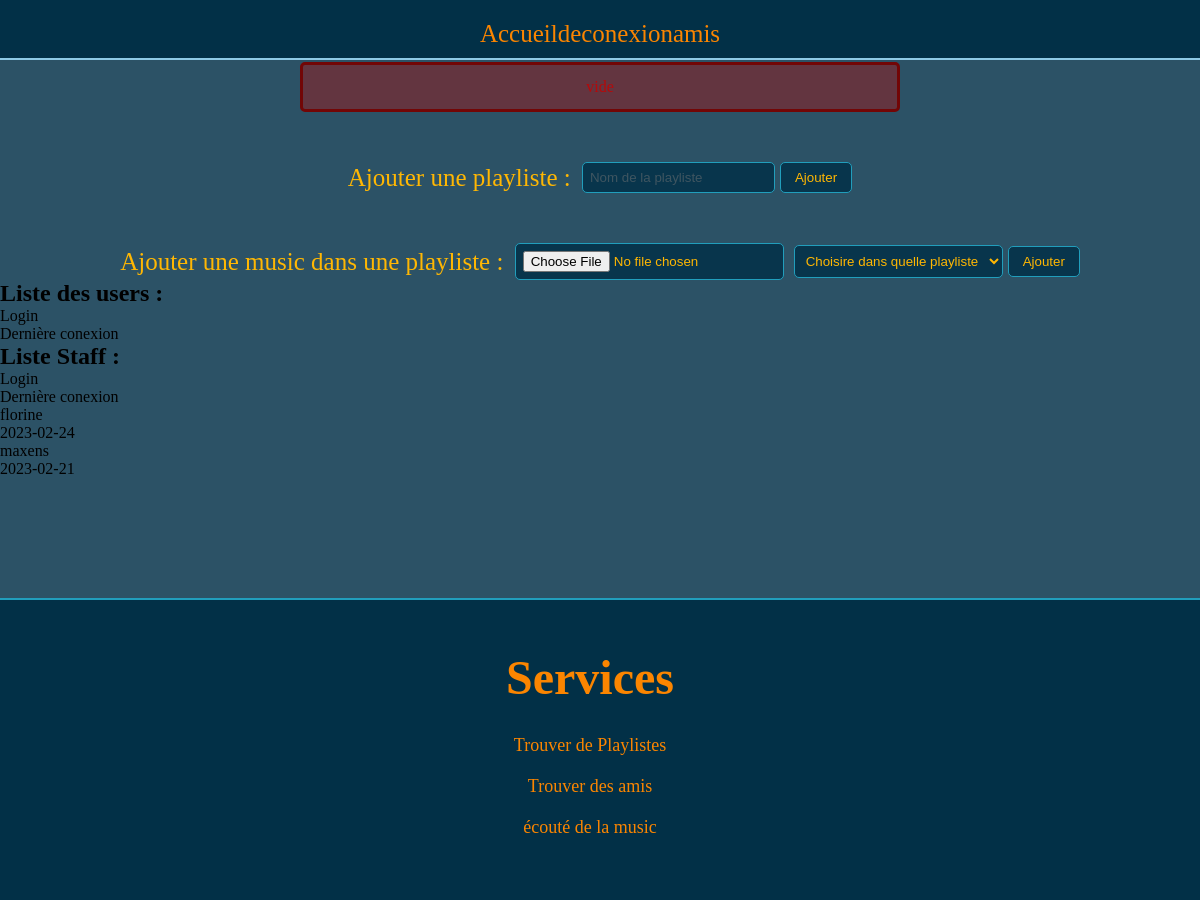
Page /php/admin.php (signed in, upper part) on the earlier database version.
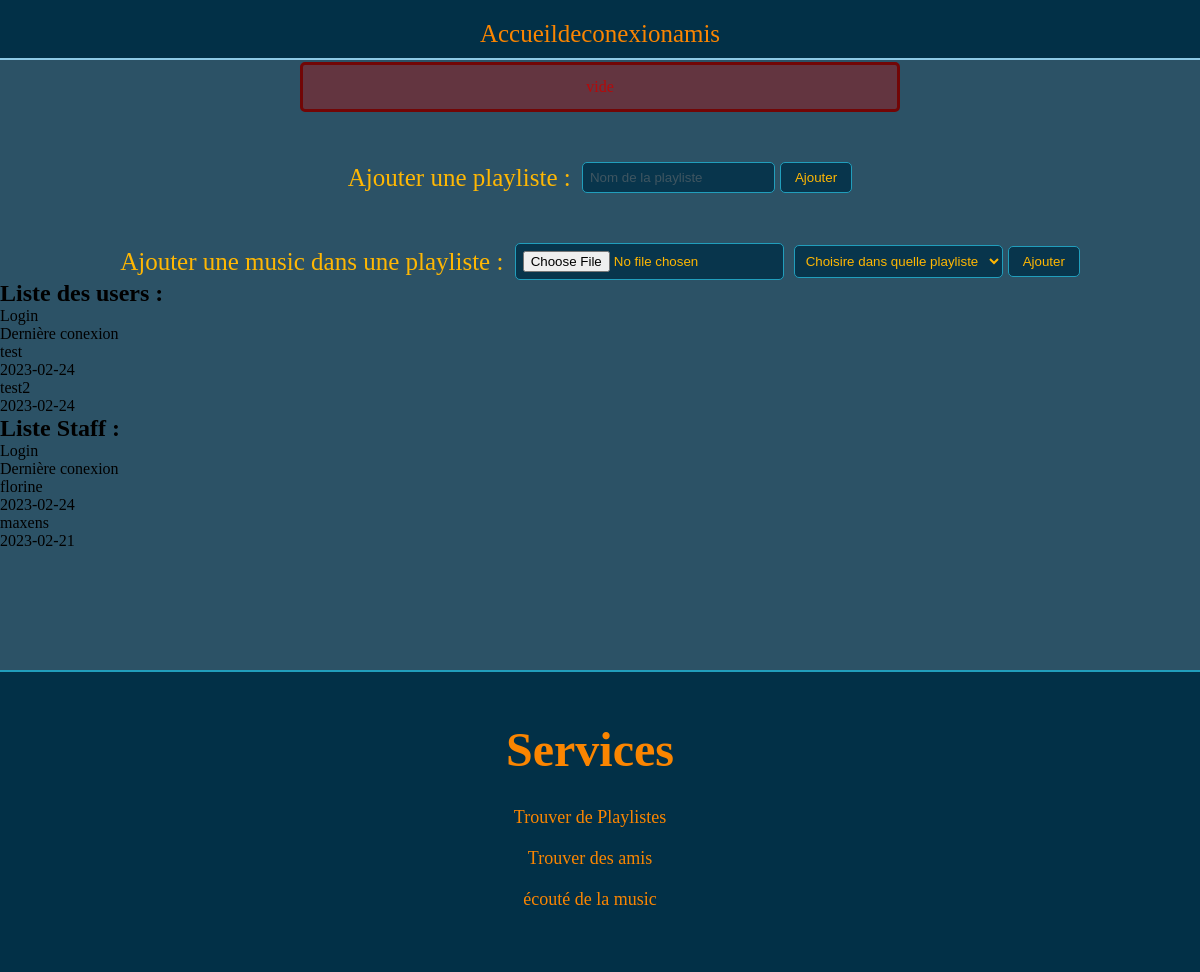
Same page on the later database version.
### tables this page shows
CREATE TABLE `users` (
  `IdUser` int NOT NULL AUTO_INCREMENT,
  `Login` varchar(100) NOT NULL,
  `MDP` varchar(255) NOT NULL,
  `derniere` date DEFAULT NULL,
  `role` int DEFAULT NULL,
  PRIMARY KEY (`IdUser`),
  KEY `users_FK` (`role`),
  CONSTRAINT `users_FK` FOREIGN KEY (`role`) REFERENCES `role` (`idRole`)
);

### php/requetes.php (called while the page is built, shortened)
<?php
  function return_users() {
    $pdo = connexion_bdd();
    $sql="SELECT Login, derniere FROM users
    WHERE role NOT IN (1, 2)
    ORDER BY Login ASC;";
    $stmt=$pdo->prepare($sql);
    $stmt->execute();
    return $stmt;
  }
  function return_staff() {
    $pdo = connexion_bdd();
    $sql="SELECT Login, derniere FROM users
    WHERE role != 3
    ORDER BY Login ASC;";
    $stmt=$pdo->prepare($sql);
    $stmt->execute();
    return $stmt;
  }
?>

### php/admin.php (the view, shortened to what this page needs)
<?php
    require("requetes.php");
    $liste_users = return_users();
    $users = $liste_users->fetchAll();
    $liste_staff = return_staff();
    $staff = $liste_staff->fetchAll();
?>
<!DOCTYPE html>
<html lang="fr">
<head>
    <link rel="stylesheet" href="../css/navFooter.css">
    <link rel="stylesheet" href="../css/admin.css">
    <link rel="stylesheet" href="https://cdnjs.cloudflare.com/ajax/libs/normalize/5.0.0/normalize.min.css">
</head>
<nav>
    <div class="main-navlinks">
        <div class="navlinks-container">
            <a href="../index" aria-current="main">Accueil</a>
            <a href="deconexion" aria-current="deconexion">deconexion</a>
            <a href="../amis" aria-current="ajout d'amis">amis</a>
        </div>
    </div>
</nav>
<body>
    <?php if(($_SESSION["reussi"]) && ($_SESSION["status_uploade"] != "")) { ?>
        <div class="reussi"><?= $_SESSION["status_uploade"] ?></div>
    <?php } elseif((!$_SESSION["reussi"]) && ($_SESSION["status_uploade"] == "")) { ?>
        <div class="erreur"><?= $_SESSION["status_uploade"] ?></div>
    <?php } else {?>
        <div hidden class="erreur"><?= $_SESSION["status_uploade"] ?></div>
    <?php } ?>
    <form class="form-addPlayliste" action="requetes.php" method="post">
        <p>Ajouter une playliste : </p>
        <input type="text" name="txt-nom" placeholder="Nom de la playliste" class="input-nomPL">
        <input type="submit" value="Ajouter" name="btn-addPlaylist" class="input-btnAdd">
    </form>
    <form action="requetes.php" method="post" enctype="multipart/form-data" class="form-addMusic">
        <p>Ajouter une music dans une playliste : </p>
        <input type="file" name="musique" class="input-addFile">
        <select name="s_playlist" class="select-playliste">
            <option value="default" selected disabled>Choisire dans quelle playliste</option>
        </select>
        <input type="submit" value="Ajouter" name="btn-addMusic" class="input-btnAdd">
    </form>
    <section>
        <div>
            <h2>Liste des users :</h2>
            <ul>
                <li><p>Login</p><p>Dernière conexion</p></li>
                <?php
                foreach($users as $res) {
                    $liU = $res['Login'];
                    $liD = $res['derniere'];
                    echo "<li class='li-users'><p class='login'>".$liU."</p><p class='dateC'>".$liD."</p></li>";
                }
                ?>
            </ul>
        </div>
        <div>
        <h2>Liste Staff :</h2>
        <ul>
            <li><p>Login</p><p>Dernière conexion</p></li>
            <?php
            foreach($staff as $res) {
                $liU = $res['Login'];
                $liD = $res['derniere'];
                echo "<li class='li-users'><p class='login'>".$liU."</p><p class='dateC'>".$liD."</p></li>";
            }
            ?>
        </ul>
        </div>
    </section>
</body>
<footer>
        <div class="content-footer">
            <div class="bloc footer-services">
                <center>
                    <h3>Services</h3>
                    <ul class="services-list">
                        <li><span class="span-footer"><a>Trouver de Playlistes</a></span></li>
                        <li><span class="span-footer"><a>Trouver des amis</a></span></li>
                        <li><span class="span-footer"><a>écouté de la music</a></span></li>
                    </ul>
                </center>
            </div>
        </div>
</footer>
</html>

Differences in the rows shown:
added users: Login "test", derniere "2023-02-24", shown under "Liste des users :"
added users: Login "test2", derniere "2023-02-24", shown under "Liste des users :"
